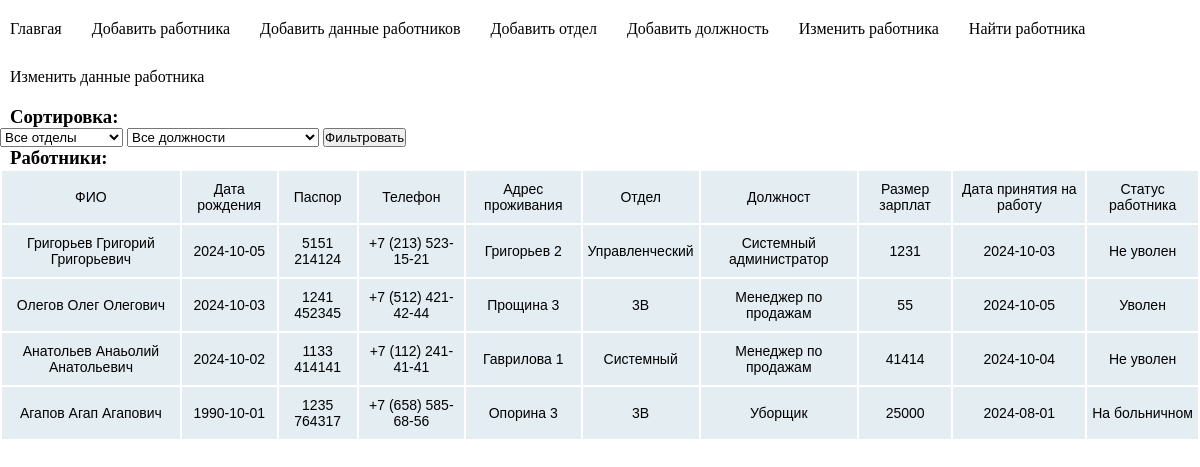
The page / on the database its author committed.
### tables this page shows
CREATE TABLE `Worker` (
  `id_w` int NOT NULL,
  `Familia` varchar(30) NOT NULL,
  `Ima` varchar(30) NOT NULL,
  `Otchestvo` varchar(30) NOT NULL,
  `department` int NOT NULL,
  `jod_title` int NOT NULL,
  `data_rojdenia` date NOT NULL,
  `zarplata` int NOT NULL,
  `data_zachislenia` date NOT NULL,
  `dismissed` int NOT NULL DEFAULT '2'
);

CREATE TABLE `data_worker` (
  `id_dw` int NOT NULL,
  `seria_pasporta` int NOT NULL,
  `nomer_pasporta` int NOT NULL,
  `Worker` int NOT NULL
);

CREATE TABLE `info_worker` (
  `id_iw` int NOT NULL,
  `phone` varchar(30) NOT NULL,
  `Worker` int NOT NULL
);

CREATE TABLE `address` (
  `id_adres` int NOT NULL,
  `street` varchar(30) NOT NULL,
  `house` int NOT NULL,
  `Worker` int NOT NULL
);

CREATE TABLE `department` (
  `id_departament` int NOT NULL,
  `department` varchar(30) NOT NULL
);

CREATE TABLE `Job_title` (
  `id_jt` int NOT NULL,
  `Job_title` varchar(30) NOT NULL
);

CREATE TABLE `Dismissed` (
  `id_dis` int NOT NULL,
  `dismissed` varchar(15) NOT NULL
);

### index.php (the view, shortened to what this page needs)
<?php
require_once 'connect.php';
$query = "SELECT w.*,a.*,iw.*,dw.*, a.street, a.house, dw.seria_pasporta, dw.nomer_pasporta, d.department, iw.phone, jt.Job_title,
    dis.dismissed
    FROM Worker w
    JOIN address a ON w.id_w = a.Worker
    JOIN data_worker dw ON w.id_w = dw.Worker
    JOIN department d ON w.department = d.id_departament
    JOIN info_worker iw ON w.id_w = iw.Worker
    JOIN Job_title jt ON w.jod_title = jt.id_jt
    JOIN Dismissed dis ON w.dismissed = dis.id_dis WHERE 1=1";
$results = mysqli_query($conn, $query);
$tabl = array();
while ($row = mysqli_fetch_assoc($results)) {
    $tabl[] = $row;
}
?>
<!DOCTYPE html>
<html lang="en">
<head>
    <link rel="stylesheet" href="css/style.css">
</head>
<body>
<div class="navigation">
            <a href="index.php">Главгая</a>
            <a href="Insert.php">Добавить работника</a>
            <a href="dataWorker.php">Добавить данные работников</a>
            <a href="dataDepartment.php">Добавить отдел</a>
            <a href="JobTitle.php">Добавить должность</a>
            <a href="changeWorker.php">Изменить работника</a>
            <a href="FindeWorker.php">Найти работника</a>
            <a href="changeDataWorker.php">Изменить данные работника</a>
        </div>
         <h3>Сортировка: </h3>
        <form method="POST" action="">
            <select name="department">
                <option value="">Все отделы</option>
            </select>
        <select name="job_title">
            <option value="">Все должности</option>
        </select>
    <button type="submit">Фильтровать</button>
    <h3>Работники: </h3>
</form>
    <div class="tabel">
        <div class="title">
            <table>
                <tr>
                    <td>ФИО</td>
                    <td>Дата рождения</td>
                    <td>Паспор</td>
                    <td>Телефон</td>
                    <td>Адрес проживания</td>
                    <td>Отдел</td>
                    <td>Должност</td>
                    <td>Размер зарплат</td>
                    <td>Дата принятия на работу</td>
                    <td>Статус работника</td>
                </tr>
            <?php foreach ($tabl as $data): ?>
            <tr>
                <td><?= $data['Familia']. " ". $data['Ima']. " ". $data['Otchestvo'] ?></td>
                <td><?= $data['data_rojdenia']?></td>
                <td><?= $data['seria_pasporta']. " ". $data['nomer_pasporta'] ?></td>
                <td><?= $data['phone']?></td>
                <td><?= $data['street']. " ". $data['house'] ?></td>
                <td><?= $data['department']?></td>
                <td><?= $data['Job_title']?></td>
                <td><?= $data['zarplata']?></td>
                <td><?= $data['data_zachislenia']?></td>
                <td><?= $data['dismissed']?></td>
            </tr>
            <?php endforeach; ?>
            </table>
        </div>
    </div>
</body>
</html>

### css/style.css (style rules this page uses)
* { padding: 0px; margin: 0px; }
.title { justify-content: center; display: flex; text-align: center; }
table { font-size: 14px; font-family: sans-serif; border-collapse: separate; }
tr { border-collapse: collapse; }
td { background-color:rgb(227, 237, 242); max-width: 11%; padding: 10px 5px 10px 5px; }
.navigation { display: flex; flex-wrap: wrap; gap: 30px; padding: 20px 10px 20px 10px; }
a { font-size: 16px; color: black; text-decoration: none; }
h3 { padding-left: 10px; }

### rows shown on the page
worker: Familia "Григорьев", Ima "Григорий", Otchestvo "Григорьевич", data_rojdenia "2024-10-05", data_worker.seria_pasporta "5151", data_worker.nomer_pasporta "214124", info_worker.phone "+7 (213) 523-15-21", address.street "Григорьев", address.house "2", department.department "Управленческий", jod_title.Job_title "Системный администратор", zarplata "1231", data_zachislenia "2024-10-03", dismissed.dismissed "Не уволен"
worker: Familia "Олегов", Ima "Олег", Otchestvo "Олегович", data_rojdenia "2024-10-03", data_worker.seria_pasporta "1241", data_worker.nomer_pasporta "452345", info_worker.phone "+7 (512) 421-42-44", address.street "Прощина", address.house "3", department.department "3В", jod_title.Job_title "Менеджер по продажам", zarplata "55", data_zachislenia "2024-10-05", dismissed.dismissed "Уволен"
worker: Familia "Анатольев", Ima "Анаьолий", Otchestvo "Анатольевич", data_rojdenia "2024-10-02", data_worker.seria_pasporta "1133", data_worker.nomer_pasporta "414141", info_worker.phone "+7 (112) 241-41-41", address.street "Гаврилова", address.house "1", department.department "Системный", jod_title.Job_title "Менеджер по продажам", zarplata "41414", data_zachislenia "2024-10-04", dismissed.dismissed "Не уволен"
worker: Familia "Агапов", Ima "Агап", Otchestvo "Агапович", data_rojdenia "1990-10-01", data_worker.seria_pasporta "1235", data_worker.nomer_pasporta "764317", info_worker.phone "+7 (658) 585-68-56", address.street "Опорина", address.house "3", department.department "3В", jod_title.Job_title "Уборщик", zarplata "25000", data_zachislenia "2024-08-01", dismissed.dismissed "На больничном"
